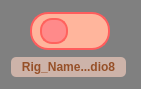
<?xml version="1.0" encoding="UTF-8"?>
<ui version="4.0">
 <class>Dialog</class>
 <widget class="QDialog" name="Dialog">
  <property name="geometry">
   <rect>
    <x>0</x>
    <y>0</y>
    <width>141</width>
    <height>89</height>
   </rect>
  </property>
  <property name="windowTitle">
   <string>Dialog</string>
  </property>
  <property name="windowOpacity">
   <double>1.000000000000000</double>
  </property>
  <property name="styleSheet">
   <string notr="true">background-color: gray;
</string>
  </property>
  <layout class="QVBoxLayout" name="verticalLayout">
   <item>
    <layout class="QHBoxLayout" name="horizontalLayout">
     <item>
      <widget class="QSlider" name="horizontalSlider">
       <property name="sizePolicy">
        <sizepolicy hsizetype="Fixed" vsizetype="Fixed">
         <horstretch>0</horstretch>
         <verstretch>0</verstretch>
        </sizepolicy>
       </property>
       <property name="minimumSize">
        <size>
         <width>80</width>
         <height>40</height>
        </size>
       </property>
       <property name="maximumSize">
        <size>
         <width>80</width>
         <height>40</height>
        </size>
       </property>
       <property name="styleSheet">
        <string notr="true">QSlider::groove:horizontal {
    border: 2px solid rgb(255, 93, 93);
	border-radius: 18px;
    height: 34; 
    background: rgb(255, 181, 156);
}

QSlider::handle:horizontal {
    background: rgb(255, 138, 138);
    border: 2px solid rgb(255, 98, 93);
    border-radius: 12px;
    width: 24px;
	height: 24px;
    margin: 4px 8px;
}</string>
       </property>
       <property name="maximum">
        <number>1</number>
       </property>
       <property name="pageStep">
        <number>1</number>
       </property>
       <property name="orientation">
        <enum>Qt::Horizontal</enum>
       </property>
       <property name="invertedAppearance">
        <bool>false</bool>
       </property>
       <property name="invertedControls">
        <bool>false</bool>
       </property>
      </widget>
     </item>
    </layout>
   </item>
   <item>
    <widget class="QLabel" name="label">
     <property name="sizePolicy">
      <sizepolicy hsizetype="Fixed" vsizetype="Fixed">
       <horstretch>0</horstretch>
       <verstretch>0</verstretch>
      </sizepolicy>
     </property>
     <property name="minimumSize">
      <size>
       <width>115</width>
       <height>18</height>
      </size>
     </property>
     <property name="maximumSize">
      <size>
       <width>115</width>
       <height>20</height>
      </size>
     </property>
     <property name="font">
      <font>
       <weight>75</weight>
       <bold>true</bold>
      </font>
     </property>
     <property name="styleSheet">
      <string notr="true">QLabel {
	color: rgb(150, 80, 40);
	background: rgba(255, 213, 196, 155);
	border-radius: 5px;
}</string>
     </property>
     <property name="text">
      <string>Rig_Name...dio8</string>
     </property>
     <property name="alignment">
      <set>Qt::AlignCenter</set>
     </property>
    </widget>
   </item>
  </layout>
 </widget>
 <resources/>
 <connections/>
</ui>
